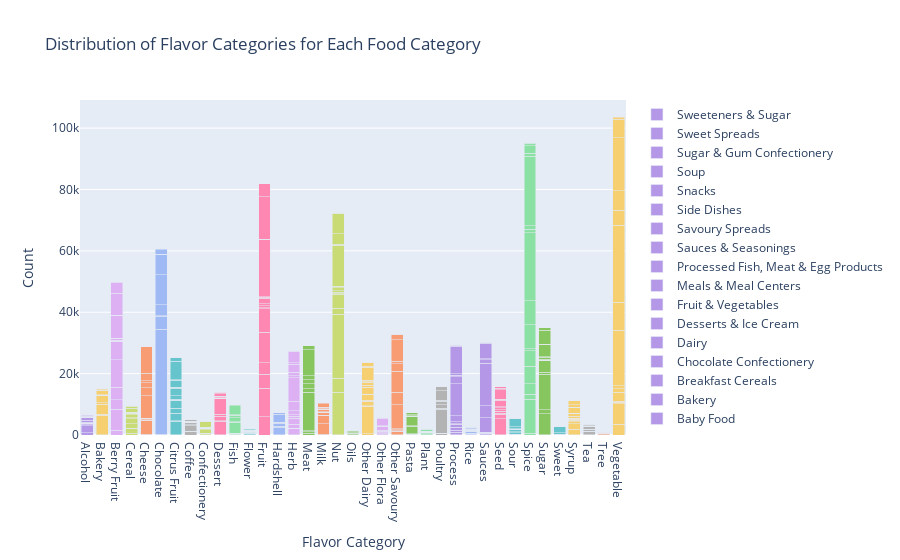

The notebook cell this image was saved under:
### Code cell
# Filter Data for 'Drink' Supercategory
# Filter the data for supercat 'Drink'
food_data = f_merged[f_merged['supercat'] == 'Food']

# Group by cat and f_cat, and count the occurrences
food_cat_flavor_counts = food_data.groupby(['cat', 'f_cat'])['p_id'].count().unstack().fillna(0)

# Create an interactive plot using Plotly
fig = go.Figure()

for cat in food_cat_flavor_counts.index:
    fig.add_trace(go.Bar(
        x=food_cat_flavor_counts.columns,
        y=food_cat_flavor_counts.loc[cat],
        name=cat,
        marker_color=[color_mapping[f_cat] for f_cat in food_cat_flavor_counts.columns]
    ))

fig.update_layout(
    title='Distribution of Flavor Categories for Each Food Category',
    xaxis_title='Flavor Category',
    yaxis_title='Count',
    barmode='stack'
)

fig.show()

### Figure 1 — Plotly figure (JSON) as saved in the notebook; plotly's stock layout.template omitted (floating-point values rounded to 4 significant figures)
{"data": [{"marker": {"color": ["rgb(180, 151, 231)", "rgb(246, 207, 113)", "rgb(220, 176, 242)", "rgb(201, 219, 116)", "rgb(248, 156, 116)", "rgb(158, 185, 243)", "rgb(102, 197, 204)", "rgb(179, 179, 179)", "rgb(201, 219, 116)", "rgb(254, 136, 177)", "rgb(139, 224, 164)", "rgb(102, 197, 204)", "rgb(254, 136, 177)", "rgb(158, 185, 243)", "rgb(220, 176, 242)", "rgb(135, 197, 95)", "rgb(248, 156, 116)", "rgb(201, 219, 116)", "rgb(135, 197, 95)", "rgb(246, 207, 113)", "rgb(220, 176, 242)", "rgb(248, 156, 116)", "rgb(135, 197, 95)", "rgb(139, 224, 164)", "rgb(179, 179, 179)", "rgb(180, 151, 231)", "rgb(158, 185, 243)", "rgb(180, 151, 231)", "rgb(254, 136, 177)", "rgb(102, 197, 204)", "rgb(139, 224, 164)", "rgb(135, 197, 95)", "rgb(102, 197, 204)", "rgb(246, 207, 113)", "rgb(179, 179, 179)", "rgb(248, 156, 116)", "rgb(246, 207, 113)"]}, "name": "Baby Food", "type": "bar", "x": ["Alcohol", "Bakery", "Berry Fruit", "Cereal", "Cheese", "Chocolate", "Citrus Fruit", "Coffee", "Confectionery", "Dessert", "Fish", "Flower", "Fruit", "Hardshell", "Herb", "Meat", "Milk", "Nut", "Oils", "Other Dairy", "Other Flora", "Other Savoury", "Pasta", "Plant", "Poultry", "Process", "Rice", "Sauces", "Seed", "Sour", "Spice", "Sugar", "Sweet", "Syrup", "Tea", "Tree", "Vegetable"], "y": [0, 121, 1608, 564, 219, 204, 160, 0, 2, 47, 299, 16, 6024, 39, 126, 528, 302, 125, 11, 341, 59, 94, 234, 14, 415, 18, 310, 69, 95, 5, 503, 25, 13, 123, 19, 13, 3428]}, {"marker": {"color": ["rgb(180, 151, 231)", "rgb(246, 207, 113)", "rgb(220, 176, 242)", "rgb(201, 219, 116)", "rgb(248, 156, 116)", "rgb(158, 185, 243)", "rgb(102, 197, 204)", "rgb(179, 179, 179)", "rgb(201, 219, 116)", "rgb(254, 136, 177)", "rgb(139, 224, 164)", "rgb(102, 197, 204)", "rgb(254, 136, 177)", "rgb(158, 185, 243)", "rgb(220, 176, 242)", "rgb(135, 197, 95)", "rgb(248, 156, 116)", "rgb(201, 219, 116)", "rgb(135, 197, 95)", "rgb(246, 207, 113)", "rgb(220, 176, 242)", "rgb(248, 156, 116)", "rgb(135, 197, 95)", "rgb(139, 224, 164)", "rgb(179, 179, 179)", "rgb(180, 151, 231)", "rgb(158, 185, 243)", "rgb(180, 151, 231)", "rgb(254, 136, 177)", "rgb(102, 197, 204)", "rgb(139, 224, 164)", "rgb(135, 197, 95)", "rgb(102, 197, 204)", "rgb(246, 207, 113)", "rgb(179, 179, 179)", "rgb(248, 156, 116)", "rgb(246, 207, 113)"]}, "name": "Bakery", "type": "bar", "x": ["Alcohol", "Bakery", "Berry Fruit", "Cereal", "Cheese", "Chocolate", "Citrus Fruit", "Coffee", "Confectionery", "Dessert", "Fish", "Flower", "Fruit", "Hardshell", "Herb", "Meat", "Milk", "Nut", "Oils", "Other Dairy", "Other Flora", "Other Savoury", "Pasta", "Plant", "Poultry", "Process", "Rice", "Sauces", "Seed", "Sour", "Spice", "Sugar", "Sweet", "Syrup", "Tea", "Tree", "Vegetable"], "y": [711, 6393, 6797, 1432, 4457, 34201, 4315, 1186, 546, 4442, 100, 462, 9287, 80, 2011, 589, 3298, 13782, 391, 9009, 288, 911, 50, 357, 155, 823, 176, 313, 5143, 84, 11132, 6923, 100, 1729, 1181, 26, 6768]}, {"marker": {"color": ["rgb(180, 151, 231)", "rgb(246, 207, 113)", "rgb(220, 176, 242)", "rgb(201, 219, 116)", "rgb(248, 156, 116)", "rgb(158, 185, 243)", "rgb(102, 197, 204)", "rgb(179, 179, 179)", "rgb(201, 219, 116)", "rgb(254, 136, 177)", "rgb(139, 224, 164)", "rgb(102, 197, 204)", "rgb(254, 136, 177)", "rgb(158, 185, 243)", "rgb(220, 176, 242)", "rgb(135, 197, 95)", "rgb(248, 156, 116)", "rgb(201, 219, 116)", "rgb(135, 197, 95)", "rgb(246, 207, 113)", "rgb(220, 176, 242)", "rgb(248, 156, 116)", "rgb(135, 197, 95)", "rgb(139, 224, 164)", "rgb(179, 179, 179)", "rgb(180, 151, 231)", "rgb(158, 185, 243)", "rgb(180, 151, 231)", "rgb(254, 136, 177)", "rgb(102, 197, 204)", "rgb(139, 224, 164)", "rgb(135, 197, 95)", "rgb(102, 197, 204)", "rgb(246, 207, 113)", "rgb(179, 179, 179)", "rgb(248, 156, 116)", "rgb(246, 207, 113)"]}, "name": "Breakfast Cereals", "type": "bar", "x": ["Alcohol", "Bakery", "Berry Fruit", "Cereal", "Cheese", "Chocolate", "Citrus Fruit", "Coffee", "Confectionery", "Dessert", "Fish", "Flower", "Fruit", "Hardshell", "Herb", "Meat", "Milk", "Nut", "Oils", "Other Dairy", "Other Flora", "Other Savoury", "Pasta", "Plant", "Poultry", "Process", "Rice", "Sauces", "Seed", "Sour", "Spice", "Sugar", "Sweet", "Syrup", "Tea", "Tree", "Vegetable"], "y": [2, 299, 3011, 249, 20, 4301, 139, 68, 21, 85, 4, 27, 4524, 1, 21, 8, 138, 4592, 3, 228, 40, 53, 1, 50, 15, 692, 11, 15, 1562, 13, 1620, 1239, 8, 1771, 74, 3, 458]}, {"marker": {"color": ["rgb(180, 151, 231)", "rgb(246, 207, 113)", "rgb(220, 176, 242)", "rgb(201, 219, 116)", "rgb(248, 156, 116)", "rgb(158, 185, 243)", "rgb(102, 197, 204)", "rgb(179, 179, 179)", "rgb(201, 219, 116)", "rgb(254, 136, 177)", "rgb(139, 224, 164)", "rgb(102, 197, 204)", "rgb(254, 136, 177)", "rgb(158, 185, 243)", "rgb(220, 176, 242)", "rgb(135, 197, 95)", "rgb(248, 156, 116)", "rgb(201, 219, 116)", "rgb(135, 197, 95)", "rgb(246, 207, 113)", "rgb(220, 176, 242)", "rgb(248, 156, 116)", "rgb(135, 197, 95)", "rgb(139, 224, 164)", "rgb(179, 179, 179)", "rgb(180, 151, 231)", "rgb(158, 185, 243)", "rgb(180, 151, 231)", "rgb(254, 136, 177)", "rgb(102, 197, 204)", "rgb(139, 224, 164)", "rgb(135, 197, 95)", "rgb(102, 197, 204)", "rgb(246, 207, 113)", "rgb(179, 179, 179)", "rgb(248, 156, 116)", "rgb(246, 207, 113)"]}, "name": "Chocolate Confectionery", "type": "bar", "x": ["Alcohol", "Bakery", "Berry Fruit", "Cereal", "Cheese", "Chocolate", "Citrus Fruit", "Coffee", "Confectionery", "Dessert", "Fish", "Flower", "Fruit", "Hardshell", "Herb", "Meat", "Milk", "Nut", "Oils", "Other Dairy", "Other Flora", "Other Savoury", "Pasta", "Plant", "Poultry", "Process", "Rice", "Sauces", "Seed", "Sour", "Spice", "Sugar", "Sweet", "Syrup", "Tea", "Tree", "Vegetable"], "y": [2233, 3183, 4179, 1486, 70, 228, 2521, 1775, 1129, 1519, 3, 176, 3690, 9, 1299, 9, 2650, 20884, 9, 1453, 39, 93, 1, 52, 0, 970, 726, 44, 282, 58, 3396, 11553, 83, 634, 522, 14, 390]}, {"marker": {"color": ["rgb(180, 151, 231)", "rgb(246, 207, 113)", "rgb(220, 176, 242)", "rgb(201, 219, 116)", "rgb(248, 156, 116)", "rgb(158, 185, 243)", "rgb(102, 197, 204)", "rgb(179, 179, 179)", "rgb(201, 219, 116)", "rgb(254, 136, 177)", "rgb(139, 224, 164)", "rgb(102, 197, 204)", "rgb(254, 136, 177)", "rgb(158, 185, 243)", "rgb(220, 176, 242)", "rgb(135, 197, 95)", "rgb(248, 156, 116)", "rgb(201, 219, 116)", "rgb(135, 197, 95)", "rgb(246, 207, 113)", "rgb(220, 176, 242)", "rgb(248, 156, 116)", "rgb(135, 197, 95)", "rgb(139, 224, 164)", "rgb(179, 179, 179)", "rgb(180, 151, 231)", "rgb(158, 185, 243)", "rgb(180, 151, 231)", "rgb(254, 136, 177)", "rgb(102, 197, 204)", "rgb(139, 224, 164)", "rgb(135, 197, 95)", "rgb(102, 197, 204)", "rgb(246, 207, 113)", "rgb(179, 179, 179)", "rgb(248, 156, 116)", "rgb(246, 207, 113)"]}, "name": "Dairy", "type": "bar", "x": ["Alcohol", "Bakery", "Berry Fruit", "Cereal", "Cheese", "Chocolate", "Citrus Fruit", "Coffee", "Confectionery", "Dessert", "Fish", "Flower", "Fruit", "Hardshell", "Herb", "Meat", "Milk", "Nut", "Oils", "Other Dairy", "Other Flora", "Other Savoury", "Pasta", "Plant", "Poultry", "Process", "Rice", "Sauces", "Seed", "Sour", "Spice", "Sugar", "Sweet", "Syrup", "Tea", "Tree", "Vegetable"], "y": [370, 458, 8968, 1562, 132, 3570, 1610, 281, 50, 603, 69, 204, 9987, 18, 2037, 191, 48, 1981, 38, 360, 282, 300, 69, 268, 13, 1002, 63, 177, 606, 66, 5692, 739, 79, 603, 145, 12, 2952]}, {"marker": {"color": ["rgb(180, 151, 231)", "rgb(246, 207, 113)", "rgb(220, 176, 242)", "rgb(201, 219, 116)", "rgb(248, 156, 116)", "rgb(158, 185, 243)", "rgb(102, 197, 204)", "rgb(179, 179, 179)", "rgb(201, 219, 116)", "rgb(254, 136, 177)", "rgb(139, 224, 164)", "rgb(102, 197, 204)", "rgb(254, 136, 177)", "rgb(158, 185, 243)", "rgb(220, 176, 242)", "rgb(135, 197, 95)", "rgb(248, 156, 116)", "rgb(201, 219, 116)", "rgb(135, 197, 95)", "rgb(246, 207, 113)", "rgb(220, 176, 242)", "rgb(248, 156, 116)", "rgb(135, 197, 95)", "rgb(139, 224, 164)", "rgb(179, 179, 179)", "rgb(180, 151, 231)", "rgb(158, 185, 243)", "rgb(180, 151, 231)", "rgb(254, 136, 177)", "rgb(102, 197, 204)", "rgb(139, 224, 164)", "rgb(135, 197, 95)", "rgb(102, 197, 204)", "rgb(246, 207, 113)", "rgb(179, 179, 179)", "rgb(248, 156, 116)", "rgb(246, 207, 113)"]}, "name": "Desserts & Ice Cream", "type": "bar", "x": ["Alcohol", "Bakery", "Berry Fruit", "Cereal", "Cheese", "Chocolate", "Citrus Fruit", "Coffee", "Confectionery", "Dessert", "Fish", "Flower", "Fruit", "Hardshell", "Herb", "Meat", "Milk", "Nut", "Oils", "Other Dairy", "Other Flora", "Other Savoury", "Pasta", "Plant", "Poultry", "Process", "Rice", "Sauces", "Seed", "Sour", "Spice", "Sugar", "Sweet", "Syrup", "Tea", "Tree", "Vegetable"], "y": [486, 2381, 5862, 289, 492, 9670, 2442, 877, 397, 5312, 18, 204, 7685, 0, 575, 21, 1044, 4557, 2, 1724, 12, 223, 9, 117, 2, 157, 185, 49, 475, 61, 5159, 3733, 407, 298, 787, 24, 1043]}, {"marker": {"color": ["rgb(180, 151, 231)", "rgb(246, 207, 113)", "rgb(220, 176, 242)", "rgb(201, 219, 116)", "rgb(248, 156, 116)", "rgb(158, 185, 243)", "rgb(102, 197, 204)", "rgb(179, 179, 179)", "rgb(201, 219, 116)", "rgb(254, 136, 177)", "rgb(139, 224, 164)", "rgb(102, 197, 204)", "rgb(254, 136, 177)", "rgb(158, 185, 243)", "rgb(220, 176, 242)", "rgb(135, 197, 95)", "rgb(248, 156, 116)", "rgb(201, 219, 116)", "rgb(135, 197, 95)", "rgb(246, 207, 113)", "rgb(220, 176, 242)", "rgb(248, 156, 116)", "rgb(135, 197, 95)", "rgb(139, 224, 164)", "rgb(179, 179, 179)", "rgb(180, 151, 231)", "rgb(158, 185, 243)", "rgb(180, 151, 231)", "rgb(254, 136, 177)", "rgb(102, 197, 204)", "rgb(139, 224, 164)", "rgb(135, 197, 95)", "rgb(102, 197, 204)", "rgb(246, 207, 113)", "rgb(179, 179, 179)", "rgb(248, 156, 116)", "rgb(246, 207, 113)"]}, "name": "Fruit & Vegetables", "type": "bar", "x": ["Alcohol", "Bakery", "Berry Fruit", "Cereal", "Cheese", "Chocolate", "Citrus Fruit", "Coffee", "Confectionery", "Dessert", "Fish", "Flower", "Fruit", "Hardshell", "Herb", "Meat", "Milk", "Nut", "Oils", "Other Dairy", "Other Flora", "Other Savoury", "Pasta", "Plant", "Poultry", "Process", "Rice", "Sauces", "Seed", "Sour", "Spice", "Sugar", "Sweet", "Syrup", "Tea", "Tree", "Vegetable"], "y": [78, 1, 104, 30, 140, 17, 83, 0, 0, 1, 18, 9, 276, 9, 472, 45, 10, 47, 30, 216, 21, 358, 11, 16, 0, 589, 1, 224, 70, 23, 589, 84, 7, 80, 3, 0, 1050]}, {"marker": {"color": ["rgb(180, 151, 231)", "rgb(246, 207, 113)", "rgb(220, 176, 242)", "rgb(201, 219, 116)", "rgb(248, 156, 116)", "rgb(158, 185, 243)", "rgb(102, 197, 204)", "rgb(179, 179, 179)", "rgb(201, 219, 116)", "rgb(254, 136, 177)", "rgb(139, 224, 164)", "rgb(102, 197, 204)", "rgb(254, 136, 177)", "rgb(158, 185, 243)", "rgb(220, 176, 242)", "rgb(135, 197, 95)", "rgb(248, 156, 116)", "rgb(201, 219, 116)", "rgb(135, 197, 95)", "rgb(246, 207, 113)", "rgb(220, 176, 242)", "rgb(248, 156, 116)", "rgb(135, 197, 95)", "rgb(139, 224, 164)", "rgb(179, 179, 179)", "rgb(180, 151, 231)", "rgb(158, 185, 243)", "rgb(180, 151, 231)", "rgb(254, 136, 177)", "rgb(102, 197, 204)", "rgb(139, 224, 164)", "rgb(135, 197, 95)", "rgb(102, 197, 204)", "rgb(246, 207, 113)", "rgb(179, 179, 179)", "rgb(248, 156, 116)", "rgb(246, 207, 113)"]}, "name": "Meals & Meal Centers", "type": "bar", "x": ["Alcohol", "Bakery", "Berry Fruit", "Cereal", "Cheese", "Chocolate", "Citrus Fruit", "Coffee", "Confectionery", "Dessert", "Fish", "Flower", "Fruit", "Hardshell", "Herb", "Meat", "Milk", "Nut", "Oils", "Other Dairy", "Other Flora", "Other Savoury", "Pasta", "Plant", "Poultry", "Process", "Rice", "Sauces", "Seed", "Sour", "Spice", "Sugar", "Sweet", "Syrup", "Tea", "Tree", "Vegetable"], "y": [279, 128, 178, 1013, 7299, 27, 449, 2, 11, 34, 3587, 47, 667, 2434, 1377, 12479, 103, 593, 131, 2160, 453, 7784, 2535, 108, 7798, 1958, 377, 4757, 604, 487, 7795, 135, 5, 161, 19, 2, 17998]}, {"marker": {"color": ["rgb(180, 151, 231)", "rgb(246, 207, 113)", "rgb(220, 176, 242)", "rgb(201, 219, 116)", "rgb(248, 156, 116)", "rgb(158, 185, 243)", "rgb(102, 197, 204)", "rgb(179, 179, 179)", "rgb(201, 219, 116)", "rgb(254, 136, 177)", "rgb(139, 224, 164)", "rgb(102, 197, 204)", "rgb(254, 136, 177)", "rgb(158, 185, 243)", "rgb(220, 176, 242)", "rgb(135, 197, 95)", "rgb(248, 156, 116)", "rgb(201, 219, 116)", "rgb(135, 197, 95)", "rgb(246, 207, 113)", "rgb(220, 176, 242)", "rgb(248, 156, 116)", "rgb(135, 197, 95)", "rgb(139, 224, 164)", "rgb(179, 179, 179)", "rgb(180, 151, 231)", "rgb(158, 185, 243)", "rgb(180, 151, 231)", "rgb(254, 136, 177)", "rgb(102, 197, 204)", "rgb(139, 224, 164)", "rgb(135, 197, 95)", "rgb(102, 197, 204)", "rgb(246, 207, 113)", "rgb(179, 179, 179)", "rgb(248, 156, 116)", "rgb(246, 207, 113)"]}, "name": "Processed Fish, Meat & Egg Products", "type": "bar", "x": ["Alcohol", "Bakery", "Berry Fruit", "Cereal", "Cheese", "Chocolate", "Citrus Fruit", "Coffee", "Confectionery", "Dessert", "Fish", "Flower", "Fruit", "Hardshell", "Herb", "Meat", "Milk", "Nut", "Oils", "Other Dairy", "Other Flora", "Other Savoury", "Pasta", "Plant", "Poultry", "Process", "Rice", "Sauces", "Seed", "Sour", "Spice", "Sugar", "Sweet", "Syrup", "Tea", "Tree", "Vegetable"], "y": [637, 58, 169, 331, 2613, 8, 1135, 1, 8, 10, 227, 20, 585, 182, 3146, 1211, 49, 411, 151, 668, 326, 4113, 156, 68, 350, 10540, 73, 3842, 326, 292, 7813, 328, 5, 775, 18, 9, 9221]}, {"marker": {"color": ["rgb(180, 151, 231)", "rgb(246, 207, 113)", "rgb(220, 176, 242)", "rgb(201, 219, 116)", "rgb(248, 156, 116)", "rgb(158, 185, 243)", "rgb(102, 197, 204)", "rgb(179, 179, 179)", "rgb(201, 219, 116)", "rgb(254, 136, 177)", "rgb(139, 224, 164)", "rgb(102, 197, 204)", "rgb(254, 136, 177)", "rgb(158, 185, 243)", "rgb(220, 176, 242)", "rgb(135, 197, 95)", "rgb(248, 156, 116)", "rgb(201, 219, 116)", "rgb(135, 197, 95)", "rgb(246, 207, 113)", "rgb(220, 176, 242)", "rgb(248, 156, 116)", "rgb(135, 197, 95)", "rgb(139, 224, 164)", "rgb(179, 179, 179)", "rgb(180, 151, 231)", "rgb(158, 185, 243)", "rgb(180, 151, 231)", "rgb(254, 136, 177)", "rgb(102, 197, 204)", "rgb(139, 224, 164)", "rgb(135, 197, 95)", "rgb(102, 197, 204)", "rgb(246, 207, 113)", "rgb(179, 179, 179)", "rgb(248, 156, 116)", "rgb(246, 207, 113)"]}, "name": "Sauces & Seasonings", "type": "bar", "x": ["Alcohol", "Bakery", "Berry Fruit", "Cereal", "Cheese", "Chocolate", "Citrus Fruit", "Coffee", "Confectionery", "Dessert", "Fish", "Flower", "Fruit", "Hardshell", "Herb", "Meat", "Milk", "Nut", "Oils", "Other Dairy", "Other Flora", "Other Savoury", "Pasta", "Plant", "Poultry", "Process", "Rice", "Sauces", "Seed", "Sour", "Spice", "Sugar", "Sweet", "Syrup", "Tea", "Tree", "Vegetable"], "y": [771, 58, 566, 141, 1609, 46, 2316, 24, 12, 7, 1274, 162, 1913, 1059, 7593, 1681, 790, 1006, 234, 988, 1123, 6926, 3046, 208, 1139, 2283, 74, 13917, 2090, 830, 22265, 633, 13, 883, 32, 6, 24970]}, {"marker": {"color": ["rgb(180, 151, 231)", "rgb(246, 207, 113)", "rgb(220, 176, 242)", "rgb(201, 219, 116)", "rgb(248, 156, 116)", "rgb(158, 185, 243)", "rgb(102, 197, 204)", "rgb(179, 179, 179)", "rgb(201, 219, 116)", "rgb(254, 136, 177)", "rgb(139, 224, 164)", "rgb(102, 197, 204)", "rgb(254, 136, 177)", "rgb(158, 185, 243)", "rgb(220, 176, 242)", "rgb(135, 197, 95)", "rgb(248, 156, 116)", "rgb(201, 219, 116)", "rgb(135, 197, 95)", "rgb(246, 207, 113)", "rgb(220, 176, 242)", "rgb(248, 156, 116)", "rgb(135, 197, 95)", "rgb(139, 224, 164)", "rgb(179, 179, 179)", "rgb(180, 151, 231)", "rgb(158, 185, 243)", "rgb(180, 151, 231)", "rgb(254, 136, 177)", "rgb(102, 197, 204)", "rgb(139, 224, 164)", "rgb(135, 197, 95)", "rgb(102, 197, 204)", "rgb(246, 207, 113)", "rgb(179, 179, 179)", "rgb(248, 156, 116)", "rgb(246, 207, 113)"]}, "name": "Savoury Spreads", "type": "bar", "x": ["Alcohol", "Bakery", "Berry Fruit", "Cereal", "Cheese", "Chocolate", "Citrus Fruit", "Coffee", "Confectionery", "Dessert", "Fish", "Flower", "Fruit", "Hardshell", "Herb", "Meat", "Milk", "Nut", "Oils", "Other Dairy", "Other Flora", "Other Savoury", "Pasta", "Plant", "Poultry", "Process", "Rice", "Sauces", "Seed", "Sour", "Spice", "Sugar", "Sweet", "Syrup", "Tea", "Tree", "Vegetable"], "y": [204, 46, 99, 89, 567, 7, 178, 2, 0, 5, 841, 6, 248, 174, 669, 1243, 14, 265, 40, 239, 174, 2411, 56, 11, 1086, 488, 5, 1101, 194, 34, 998, 44, 0, 33, 4, 2, 4882]}, {"marker": {"color": ["rgb(180, 151, 231)", "rgb(246, 207, 113)", "rgb(220, 176, 242)", "rgb(201, 219, 116)", "rgb(248, 156, 116)", "rgb(158, 185, 243)", "rgb(102, 197, 204)", "rgb(179, 179, 179)", "rgb(201, 219, 116)", "rgb(254, 136, 177)", "rgb(139, 224, 164)", "rgb(102, 197, 204)", "rgb(254, 136, 177)", "rgb(158, 185, 243)", "rgb(220, 176, 242)", "rgb(135, 197, 95)", "rgb(248, 156, 116)", "rgb(201, 219, 116)", "rgb(135, 197, 95)", "rgb(246, 207, 113)", "rgb(220, 176, 242)", "rgb(248, 156, 116)", "rgb(135, 197, 95)", "rgb(139, 224, 164)", "rgb(179, 179, 179)", "rgb(180, 151, 231)", "rgb(158, 185, 243)", "rgb(180, 151, 231)", "rgb(254, 136, 177)", "rgb(102, 197, 204)", "rgb(139, 224, 164)", "rgb(135, 197, 95)", "rgb(102, 197, 204)", "rgb(246, 207, 113)", "rgb(179, 179, 179)", "rgb(248, 156, 116)", "rgb(246, 207, 113)"]}, "name": "Side Dishes", "type": "bar", "x": ["Alcohol", "Bakery", "Berry Fruit", "Cereal", "Cheese", "Chocolate", "Citrus Fruit", "Coffee", "Confectionery", "Dessert", "Fish", "Flower", "Fruit", "Hardshell", "Herb", "Meat", "Milk", "Nut", "Oils", "Other Dairy", "Other Flora", "Other Savoury", "Pasta", "Plant", "Poultry", "Process", "Rice", "Sauces", "Seed", "Sour", "Spice", "Sugar", "Sweet", "Syrup", "Tea", "Tree", "Vegetable"], "y": [43, 21, 61, 149, 2441, 9, 220, 4, 0, 1, 178, 15, 143, 98, 1100, 1224, 30, 236, 48, 410, 270, 787, 157, 33, 273, 414, 21, 334, 133, 27, 1229, 33, 0, 26, 15, 0, 6374]}, {"marker": {"color": ["rgb(180, 151, 231)", "rgb(246, 207, 113)", "rgb(220, 176, 242)", "rgb(201, 219, 116)", "rgb(248, 156, 116)", "rgb(158, 185, 243)", "rgb(102, 197, 204)", "rgb(179, 179, 179)", "rgb(201, 219, 116)", "rgb(254, 136, 177)", "rgb(139, 224, 164)", "rgb(102, 197, 204)", "rgb(254, 136, 177)", "rgb(158, 185, 243)", "rgb(220, 176, 242)", "rgb(135, 197, 95)", "rgb(248, 156, 116)", "rgb(201, 219, 116)", "rgb(135, 197, 95)", "rgb(246, 207, 113)", "rgb(220, 176, 242)", "rgb(248, 156, 116)", "rgb(135, 197, 95)", "rgb(139, 224, 164)", "rgb(179, 179, 179)", "rgb(180, 151, 231)", "rgb(158, 185, 243)", "rgb(180, 151, 231)", "rgb(254, 136, 177)", "rgb(102, 197, 204)", "rgb(139, 224, 164)", "rgb(135, 197, 95)", "rgb(102, 197, 204)", "rgb(246, 207, 113)", "rgb(179, 179, 179)", "rgb(248, 156, 116)", "rgb(246, 207, 113)"]}, "name": "Snacks", "type": "bar", "x": ["Alcohol", "Bakery", "Berry Fruit", "Cereal", "Cheese", "Chocolate", "Citrus Fruit", "Coffee", "Confectionery", "Dessert", "Fish", "Flower", "Fruit", "Hardshell", "Herb", "Meat", "Milk", "Nut", "Oils", "Other Dairy", "Other Flora", "Other Savoury", "Pasta", "Plant", "Poultry", "Process", "Rice", "Sauces", "Seed", "Sour", "Spice", "Sugar", "Sweet", "Syrup", "Tea", "Tree", "Vegetable"], "y": [198, 1293, 7344, 1457, 8643, 6577, 2345, 331, 304, 582, 2925, 135, 18705, 2643, 2660, 8490, 482, 13418, 289, 4222, 2424, 6926, 289, 450, 3100, 9055, 430, 5045, 3099, 704, 22690, 4088, 71, 1961, 227, 395, 17310]}, {"marker": {"color": ["rgb(180, 151, 231)", "rgb(246, 207, 113)", "rgb(220, 176, 242)", "rgb(201, 219, 116)", "rgb(248, 156, 116)", "rgb(158, 185, 243)", "rgb(102, 197, 204)", "rgb(179, 179, 179)", "rgb(201, 219, 116)", "rgb(254, 136, 177)", "rgb(139, 224, 164)", "rgb(102, 197, 204)", "rgb(254, 136, 177)", "rgb(158, 185, 243)", "rgb(220, 176, 242)", "rgb(135, 197, 95)", "rgb(248, 156, 116)", "rgb(201, 219, 116)", "rgb(135, 197, 95)", "rgb(246, 207, 113)", "rgb(220, 176, 242)", "rgb(248, 156, 116)", "rgb(135, 197, 95)", "rgb(139, 224, 164)", "rgb(179, 179, 179)", "rgb(180, 151, 231)", "rgb(158, 185, 243)", "rgb(180, 151, 231)", "rgb(254, 136, 177)", "rgb(102, 197, 204)", "rgb(139, 224, 164)", "rgb(135, 197, 95)", "rgb(102, 197, 204)", "rgb(246, 207, 113)", "rgb(179, 179, 179)", "rgb(248, 156, 116)", "rgb(246, 207, 113)"]}, "name": "Soup", "type": "bar", "x": ["Alcohol", "Bakery", "Berry Fruit", "Cereal", "Cheese", "Chocolate", "Citrus Fruit", "Coffee", "Confectionery", "Dessert", "Fish", "Flower", "Fruit", "Hardshell", "Herb", "Meat", "Milk", "Nut", "Oils", "Other Dairy", "Other Flora", "Other Savoury", "Pasta", "Plant", "Poultry", "Process", "Rice", "Sauces", "Seed", "Sour", "Spice", "Sugar", "Sweet", "Syrup", "Tea", "Tree", "Vegetable"], "y": [27, 81, 42, 539, 244, 1, 85, 1, 0, 5, 285, 5, 107, 475, 484, 1340, 58, 209, 18, 322, 208, 1666, 570, 35, 1457, 144, 146, 375, 69, 81, 950, 11, 1, 15, 2, 3, 6089]}, {"marker": {"color": ["rgb(180, 151, 231)", "rgb(246, 207, 113)", "rgb(220, 176, 242)", "rgb(201, 219, 116)", "rgb(248, 156, 116)", "rgb(158, 185, 243)", "rgb(102, 197, 204)", "rgb(179, 179, 179)", "rgb(201, 219, 116)", "rgb(254, 136, 177)", "rgb(139, 224, 164)", "rgb(102, 197, 204)", "rgb(254, 136, 177)", "rgb(158, 185, 243)", "rgb(220, 176, 242)", "rgb(135, 197, 95)", "rgb(248, 156, 116)", "rgb(201, 219, 116)", "rgb(135, 197, 95)", "rgb(246, 207, 113)", "rgb(220, 176, 242)", "rgb(248, 156, 116)", "rgb(135, 197, 95)", "rgb(139, 224, 164)", "rgb(179, 179, 179)", "rgb(180, 151, 231)", "rgb(158, 185, 243)", "rgb(180, 151, 231)", "rgb(254, 136, 177)", "rgb(102, 197, 204)", "rgb(139, 224, 164)", "rgb(135, 197, 95)", "rgb(102, 197, 204)", "rgb(246, 207, 113)", "rgb(179, 179, 179)", "rgb(248, 156, 116)", "rgb(246, 207, 113)"]}, "name": "Sugar & Gum Confectionery", "type": "bar", "x": ["Alcohol", "Bakery", "Berry Fruit", "Cereal", "Cheese", "Chocolate", "Citrus Fruit", "Coffee", "Confectionery", "Dessert", "Fish", "Flower", "Fruit", "Hardshell", "Herb", "Meat", "Milk", "Nut", "Oils", "Other Dairy", "Other Flora", "Other Savoury", "Pasta", "Plant", "Poultry", "Process", "Rice", "Sauces", "Seed", "Sour", "Spice", "Sugar", "Sweet", "Syrup", "Tea", "Tree", "Vegetable"], "y": [354, 237, 7169, 122, 24, 1548, 6048, 365, 2022, 747, 5, 300, 13853, 0, 3800, 12, 1217, 3502, 2, 1240, 24, 97, 0, 93, 0, 106, 35, 40, 542, 2639, 2340, 4620, 1929, 812, 320, 320, 409]}, {"marker": {"color": ["rgb(180, 151, 231)", "rgb(246, 207, 113)", "rgb(220, 176, 242)", "rgb(201, 219, 116)", "rgb(248, 156, 116)", "rgb(158, 185, 243)", "rgb(102, 197, 204)", "rgb(179, 179, 179)", "rgb(201, 219, 116)", "rgb(254, 136, 177)", "rgb(139, 224, 164)", "rgb(102, 197, 204)", "rgb(254, 136, 177)", "rgb(158, 185, 243)", "rgb(220, 176, 242)", "rgb(135, 197, 95)", "rgb(248, 156, 116)", "rgb(201, 219, 116)", "rgb(135, 197, 95)", "rgb(246, 207, 113)", "rgb(220, 176, 242)", "rgb(248, 156, 116)", "rgb(135, 197, 95)", "rgb(139, 224, 164)", "rgb(179, 179, 179)", "rgb(180, 151, 231)", "rgb(158, 185, 243)", "rgb(180, 151, 231)", "rgb(254, 136, 177)", "rgb(102, 197, 204)", "rgb(139, 224, 164)", "rgb(135, 197, 95)", "rgb(102, 197, 204)", "rgb(246, 207, 113)", "rgb(179, 179, 179)", "rgb(248, 156, 116)", "rgb(246, 207, 113)"]}, "name": "Sweet Spreads", "type": "bar", "x": ["Alcohol", "Bakery", "Berry Fruit", "Cereal", "Cheese", "Chocolate", "Citrus Fruit", "Coffee", "Confectionery", "Dessert", "Fish", "Flower", "Fruit", "Hardshell", "Herb", "Meat", "Milk", "Nut", "Oils", "Other Dairy", "Other Flora", "Other Savoury", "Pasta", "Plant", "Poultry", "Process", "Rice", "Sauces", "Seed", "Sour", "Spice", "Sugar", "Sweet", "Syrup", "Tea", "Tree", "Vegetable"], "y": [182, 337, 3697, 95, 6, 216, 1111, 66, 41, 573, 0, 193, 4189, 0, 135, 3, 242, 6673, 16, 150, 37, 18, 0, 77, 0, 137, 18, 29, 380, 12, 933, 711, 5, 1245, 62, 12, 351]}, {"marker": {"color": ["rgb(180, 151, 231)", "rgb(246, 207, 113)", "rgb(220, 176, 242)", "rgb(201, 219, 116)", "rgb(248, 156, 116)", "rgb(158, 185, 243)", "rgb(102, 197, 204)", "rgb(179, 179, 179)", "rgb(201, 219, 116)", "rgb(254, 136, 177)", "rgb(139, 224, 164)", "rgb(102, 197, 204)", "rgb(254, 136, 177)", "rgb(158, 185, 243)", "rgb(220, 176, 242)", "rgb(135, 197, 95)", "rgb(248, 156, 116)", "rgb(201, 219, 116)", "rgb(135, 197, 95)", "rgb(246, 207, 113)", "rgb(220, 176, 242)", "rgb(248, 156, 116)", "rgb(135, 197, 95)", "rgb(139, 224, 164)", "rgb(179, 179, 179)", "rgb(180, 151, 231)", "rgb(158, 185, 243)", "rgb(180, 151, 231)", "rgb(254, 136, 177)", "rgb(102, 197, 204)", "rgb(139, 224, 164)", "rgb(135, 197, 95)", "rgb(102, 197, 204)", "rgb(246, 207, 113)", "rgb(179, 179, 179)", "rgb(248, 156, 116)", "rgb(246, 207, 113)"]}, "name": "Sweeteners & Sugar", "type": "bar", "x": ["Alcohol", "Bakery", "Berry Fruit", "Cereal", "Cheese", "Chocolate", "Citrus Fruit", "Coffee", "Confectionery", "Dessert", "Fish", "Flower", "Fruit", "Hardshell", "Herb", "Meat", "Milk", "Nut", "Oils", "Other Dairy", "Other Flora", "Other Savoury", "Pasta", "Plant", "Poultry", "Process", "Rice", "Sauces", "Seed", "Sour", "Spice", "Sugar", "Sweet", "Syrup", "Tea", "Tree", "Vegetable"], "y": [5, 1, 13, 2, 0, 15, 26, 0, 1, 1, 0, 18, 56, 0, 8, 0, 0, 12, 0, 0, 0, 2, 0, 7, 0, 4, 0, 0, 4, 1, 178, 31, 1, 26, 2, 0, 5]}], "layout": {"barmode": "stack", "title": {"text": "Distribution of Flavor Categories for Each Food Category"}, "xaxis": {"title": {"text": "Flavor Category"}}, "yaxis": {"title": {"text": "Count"}}}}
